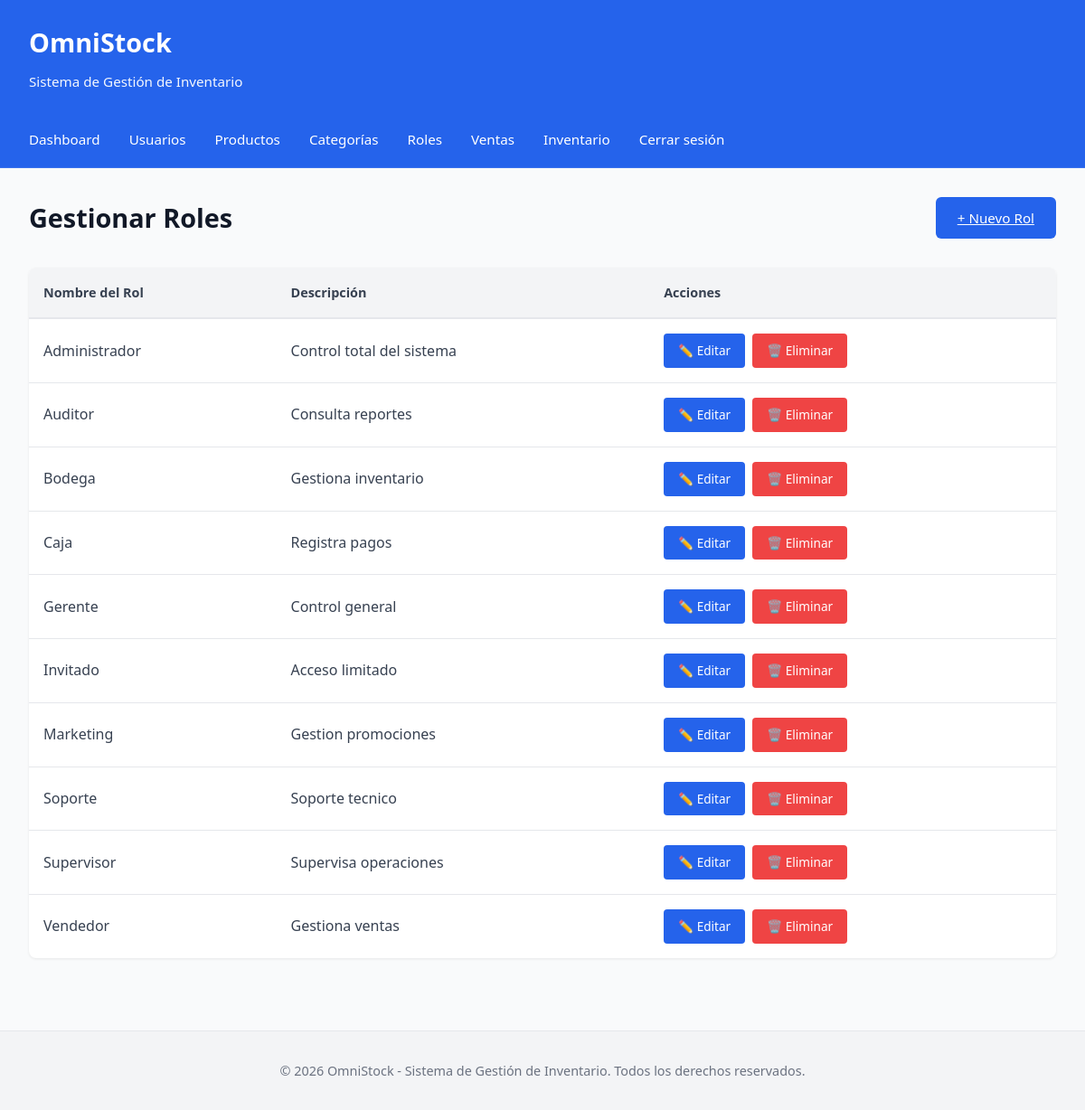
The app's page /roles/index.php (signed in) with its own data.
### tables this page shows
CREATE TABLE rol(
id_rol INT AUTO_INCREMENT PRIMARY KEY,
nombre_rol VARCHAR(20),
descripcion_rol VARCHAR(100)
);

### roles/index.php (the view, shortened to what this page needs)
<?php
include("../config/conexion.php");
include("../includes/header.php");
$sql = "SELECT id_rol, nombre_rol, descripcion_rol FROM rol ORDER BY nombre_rol ASC";
$result = $conn->query($sql);
?>
<div class="action-header">
    <h2>Gestionar Roles</h2>
    <a href="crear.php" class="btn">+ Nuevo Rol</a>
</div>
<table>
    <thead>
        <tr>
            <th>Nombre del Rol</th>
            <th>Descripción</th>
            <th>Acciones</th>
        </tr>
    </thead>
    <tbody>
        <?php
        if($result && $result->num_rows > 0){
            while($row=$result->fetch_assoc()){
        ?>
        <tr>
            <td><?php echo htmlspecialchars($row['nombre_rol']); ?></td>
            <td><?php echo htmlspecialchars($row['descripcion_rol'] ?? '-'); ?></td>
            <td>
                <div class="actions">
                    <a href="editar.php?id=<?php echo $row['id_rol']; ?>">✏️ Editar</a>
                    <a href="eliminar.php?id=<?php echo $row['id_rol']; ?>" class="delete" onclick="return confirm('¿Está seguro de eliminar este rol?')">🗑️ Eliminar</a>
                </div>
            </td>
        </tr>
        <?php
            }
        } else {
            echo '<tr><td colspan="3" style="text-align: center; padding: 2rem; color: #6b7280;">No hay roles registrados</td></tr>';
        }
        ?>
    </tbody>
</table>
<?php include("../includes/footer.php"); ?>

### css/estilos.css (style rules this page uses)
* { margin: 0; padding: 0; box-sizing: border-box; }
body { font-family: 'Segoe UI', Tahoma, Geneva, Verdana, sans-serif; background-color: #f9fafb; color: #374151; line-height: 1.6; }
button, .btn, input[type="button"], input[type="submit"] { background-color: #2563eb; color: white; border: none; padding: 0.7rem 1.5rem; border-radius: 6px; cursor: pointer; font-size: 0.95rem; font-weight: 500; transition: all 0.2s; }
table { width: 100%; border-collapse: collapse; background-color: white; border-radius: 8px; overflow: hidden; box-shadow: 0 1px 3px rgba(0, 0, 0, 0.08); }
thead { background-color: #f3f4f6; border-bottom: 2px solid #e5e7eb; }
th { padding: 1rem; text-align: left; font-weight: 600; color: #374151; font-size: 0.9rem; }
td { padding: 1rem; border-bottom: 1px solid #e5e7eb; }
tbody tr:last-child td { border-bottom: none; }
.actions { display: flex; gap: 0.5rem; }
.actions a { display: inline-block; padding: 0.5rem 1rem; background-color: #2563eb; color: white; text-decoration: none; border-radius: 4px; font-size: 0.85rem; transition: all 0.2s; }
.actions a.delete { background-color: #ef4444; }
.action-header { display: flex; justify-content: space-between; align-items: center; margin-bottom: 2rem; }
.action-header h2 { font-size: 1.8rem; font-weight: 600; color: #111827; }

### records on screen
rol: nombre_rol "Administrador", descripcion_rol "Control total del sistema"
rol: nombre_rol "Auditor", descripcion_rol "Consulta reportes"
rol: nombre_rol "Bodega", descripcion_rol "Gestiona inventario"
rol: nombre_rol "Caja", descripcion_rol "Registra pagos"
rol: nombre_rol "Gerente", descripcion_rol "Control general"
rol: nombre_rol "Invitado", descripcion_rol "Acceso limitado"
rol: nombre_rol "Marketing", descripcion_rol "Gestion promociones"
rol: nombre_rol "Soporte", descripcion_rol "Soporte tecnico"
rol: nombre_rol "Supervisor", descripcion_rol "Supervisa operaciones"
rol: nombre_rol "Vendedor", descripcion_rol "Gestiona ventas"
